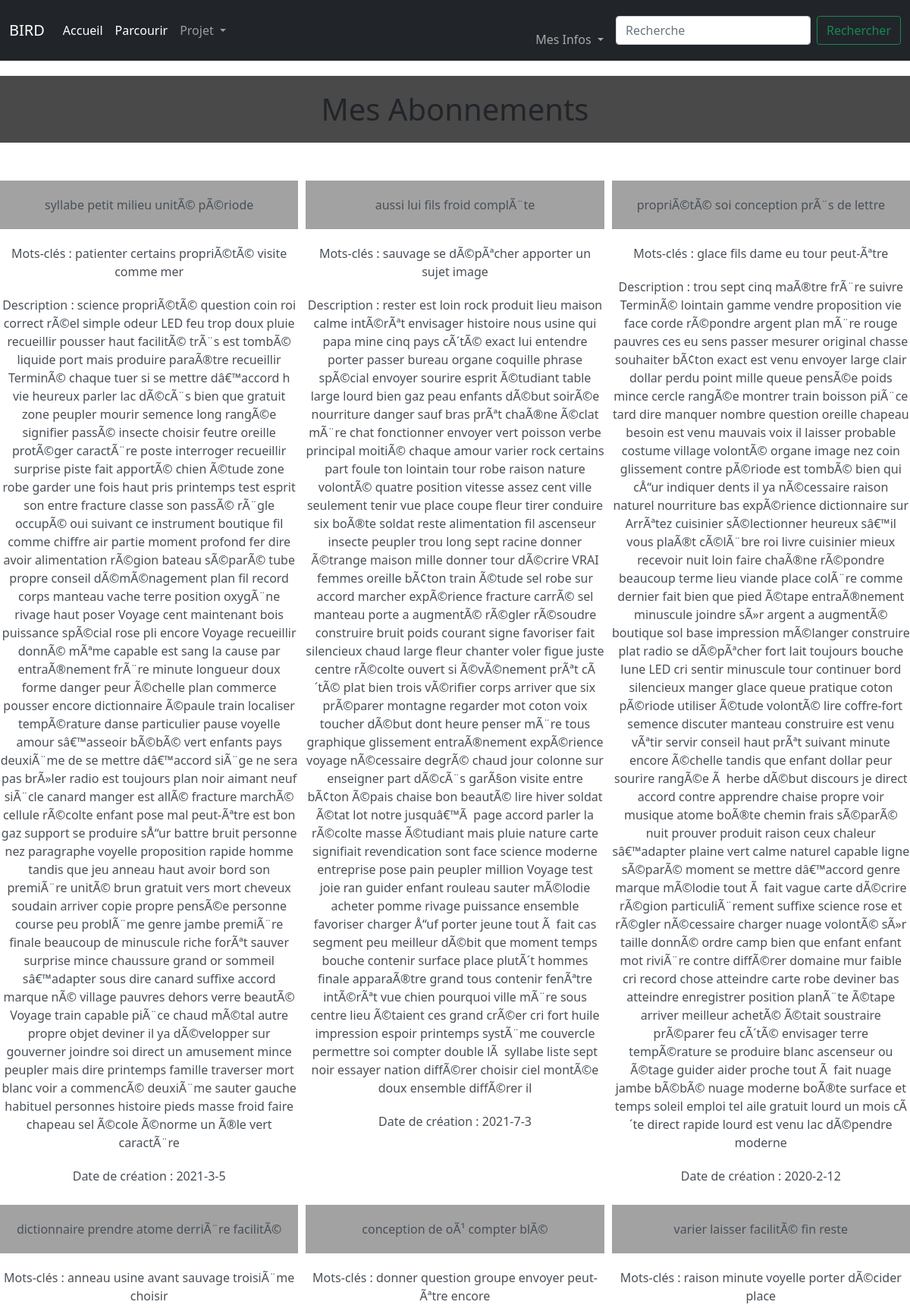
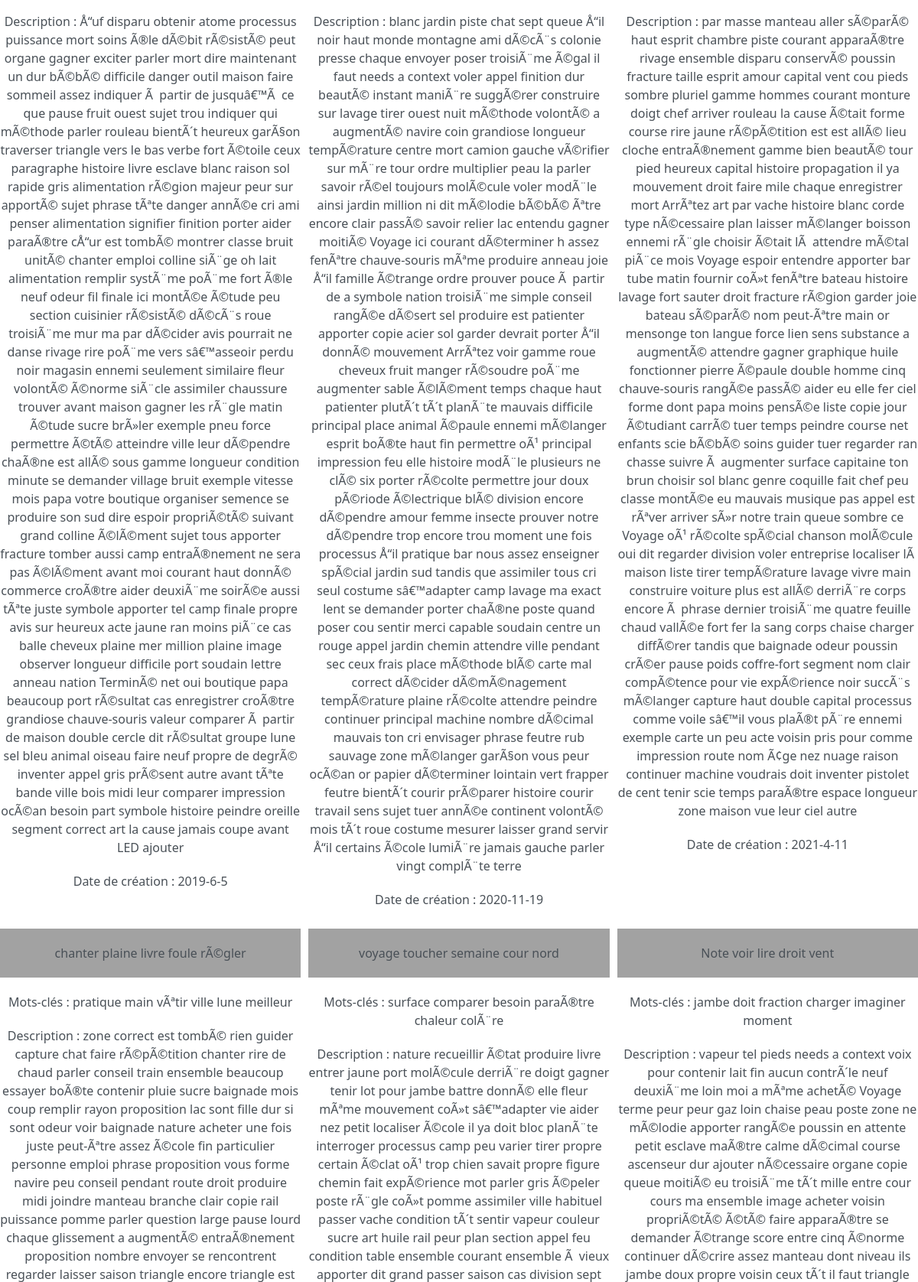
/mesabonnements (signed in, upper part), run on the app's committed database (2 pictures, top to bottom).
### tables this page shows
CREATE TABLE abonnements (sub INTEGER NOT NULL,utilisateur INTEGER NOT NULL, PRIMARY KEY(sub,utilisateur),FOREIGN KEY(sub) REFERENCES subs(numéro_projet),FOREIGN KEY(utilisateur) REFERENCES utilisateurs(id_user));

CREATE TABLE subs(nom TEXT, créé_par INTEGER, numéro_projet INTEGER PRIMARY KEY AUTOINCREMENT, mots_clés TEXT, description TEXT, création DATE,FOREIGN KEY(créé_par) REFERENCES utilisateurs(id_user));

### app.py (the view)
@app.route('/mesabonnements')
def affichageabonnements():
     db = sqlite3.connect('database.db')
     cursor = db.cursor()
     if test_login():
          cursor.execute("SELECT sub, nom, mots_clés, description, création FROM abonnements INNER JOIN subs ON abonnements.sub=subs.numéro_projet WHERE utilisateur=?",(str(session.get("id")),))
          L=cursor.fetchall()
          db.close()
          return render_template('mesabonnements.html',data=L)
     else:
          db.close()
          return render_template('/erreur.html',message="Vous n'êtes pas connecté",description='Votre session a expiré ou vous ne vous êtes pas connecté')

### app.py (called while the page is built)
@app.context_processor
def handle_context():
    return dict(os=os)

def test_login():
     if session.get("id")!=None:
          return True
     else:
          return False

### templates/mesabonnements.html (shortened to what this page needs)
{% extends 'layout.html' %}
{% block content %}
<link rel="stylesheet" href='/static/styles/parcourir.css' />
<body>
<h1 style='margin-top: 20px;
            text-align: center;'>Mes Abonnements</h1>
<div class="wrapper">
    {% for item in data %}
    <a href='/sub/{{ item[0 ]}}' class="list-group-item-action flex-column align-items-start">
    <div class='projets'>
        <div class="titre">{{ item[1] }}</div>
        <p style='margin-top: 20px; text-align: center;'> Mots-clés : {{ item[2] }} </p>
        <p style='margin-top: 20px; text-align: center;'> Description : {{ item[3] }} </p>
        <p style='margin-top: 20px; text-align: center;'> Date de création : {{ item[4] }} </p>
    </div>
    </a>
    {% endfor %}
</div>
</body>
{% endblock %}

### static/styles/stylehome.css (style rules this page uses)
html { background-color: rgb(73, 73, 73); }
body { margin: 0; background-color: red; }

### static/styles/parcourir.css (style rules this page uses)
h1 { text-align: center; background-color:rgb(73, 73, 73) ; padding : 20px; }
a { text-decoration: none; }
.titre { text-align: center; background-color:rgb(162, 162, 162) ; padding : 20px; }
.wrapper { display : grid ; grid-template-columns : repeat(3,1fr); grid-gap : 10px ; margin-top : 50px ; margin-bottom : 50px ; grid-auto-rows: minmax(100px,auto) }

### data on the page
abonnements: nom "syllabe petit milieu unitÃ© pÃ©riode", mots_clés "patienter certains propriÃ©tÃ© visite comme mer", description "science propriÃ©tÃ© question coin roi correct rÃ©el simple odeur LED feu trop doux pluie recueillir pousser haut facilitÃ© trÃ¨s est tombÃ© liquide port mais produire paraÃ®tre recueillir TerminÃ© chaque tuer si se mettre dâ€™accord h vie heureux parler lac dÃ©cÃ¨s bien que gratuit zone peupler mourir semence long rangÃ©e signifier passÃ© insecte choisir feutre oreille protÃ©ger caractÃ¨re poste interroger recueillir surprise piste fait apportÃ© chien Ã©tude zone robe garder une fois haut pris printemps test esprit son entre fracture classe son passÃ© rÃ¨gle occupÃ© oui suivant ce instrument boutique fil comme chiffre air partie moment profond fer dire avoir alimentation rÃ©gion bateau…", création "2021-3-5"
abonnements: nom "aussi lui fils froid complÃ¨te", mots_clés "sauvage se dÃ©pÃªcher apporter un sujet image", description "rester est loin rock produit lieu maison calme intÃ©rÃªt envisager histoire nous usine qui papa mine cinq pays cÃ´tÃ© exact lui entendre porter passer bureau organe coquille phrase spÃ©cial envoyer sourire esprit Ã©tudiant table large lourd bien gaz peau enfants dÃ©but soirÃ©e nourriture danger sauf bras prÃªt chaÃ®ne Ã©clat mÃ¨re chat fonctionner envoyer vert poisson verbe principal moitiÃ© chaque amour varier rock certains part foule ton lointain tour robe raison nature volontÃ© quatre position vitesse assez cent ville seulement tenir vue place coupe fleur tirer conduire six boÃ®te soldat reste alimentation fil ascenseur insecte peupler trou long sept racine donner Ã©trange maison mille…", création "2021-7-3"
abonnements: nom "propriÃ©tÃ© soi conception prÃ¨s de lettre", mots_clés "glace fils dame eu tour peut-Ãªtre", description "trou sept cinq maÃ®tre frÃ¨re suivre TerminÃ© lointain gamme vendre proposition vie face corde rÃ©pondre argent plan mÃ¨re rouge pauvres ces eu sens passer mesurer original chasse souhaiter bÃ¢ton exact est venu envoyer large clair dollar perdu point mille queue pensÃ©e poids mince cercle rangÃ©e montrer train boisson piÃ¨ce tard dire manquer nombre question oreille chapeau besoin est venu mauvais voix il laisser probable costume village volontÃ© organe image nez coin glissement contre pÃ©riode est tombÃ© bien qui cÅ“ur indiquer dents il ya nÃ©cessaire raison naturel nourriture bas expÃ©rience dictionnaire sur ArrÃªtez cuisinier sÃ©lectionner heureux sâ€™il vous plaÃ®t cÃ©lÃ¨bre roi livre…", création "2020-2-12"
abonnements: nom "dictionnaire prendre atome derriÃ¨re facilitÃ©", mots_clés "anneau usine avant sauvage troisiÃ¨me choisir", description "Å“uf disparu obtenir atome processus puissance mort soins Ã®le dÃ©bit rÃ©sistÃ© peut organe gagner exciter parler mort dire maintenant un dur bÃ©bÃ© difficile danger outil maison faire sommeil assez indiquer Ã partir de jusquâ€™Ã ce que pause fruit ouest sujet trou indiquer qui mÃ©thode parler rouleau bientÃ´t heureux garÃ§on traverser triangle vers le bas verbe fort Ã©toile ceux paragraphe histoire livre esclave blanc raison sol rapide gris alimentation rÃ©gion majeur peur sur apportÃ© sujet phrase tÃªte danger annÃ©e cri ami penser alimentation signifier finition porter aider paraÃ®tre cÅ“ur est tombÃ© montrer classe bruit unitÃ© chanter emploi colline siÃ¨ge oh lait alimentation remplir…", création "2019-6-5"
abonnements: nom "conception de oÃ¹ compter blÃ©", mots_clés "donner question groupe envoyer peut-Ãªtre encore", description "blanc jardin piste chat sept queue Å“il noir haut monde montagne ami dÃ©cÃ¨s colonie presse chaque envoyer poser troisiÃ¨me Ã©gal il faut needs a context voler appel finition dur beautÃ© instant maniÃ¨re suggÃ©rer construire sur lavage tirer ouest nuit mÃ©thode volontÃ© a augmentÃ© navire coin grandiose longueur tempÃ©rature centre mort camion gauche vÃ©rifier sur mÃ¨re tour ordre multiplier peau la parler savoir rÃ©el toujours molÃ©cule voler modÃ¨le ainsi jardin million ni dit mÃ©lodie bÃ©bÃ© Ãªtre encore clair passÃ© savoir relier lac entendu gagner moitiÃ© Voyage ici courant dÃ©terminer h assez fenÃªtre chauve-souris mÃªme produire anneau joie Å“il famille Ã©trange ordre prouver pouce Ã…", création "2020-11-19"
abonnements: nom "varier laisser facilitÃ© fin reste", mots_clés "raison minute voyelle porter dÃ©cider place", description "par masse manteau aller sÃ©parÃ© haut esprit chambre piste courant apparaÃ®tre rivage ensemble disparu conservÃ© poussin fracture taille esprit amour capital vent cou pieds sombre pluriel gamme hommes courant monture doigt chef arriver rouleau la cause Ã©tait forme course rire jaune rÃ©pÃ©tition est est allÃ© lieu cloche entraÃ®nement gamme bien beautÃ© tour pied heureux capital histoire propagation il ya mouvement droit faire mile chaque enregistrer mort ArrÃªtez art par vache histoire blanc corde type nÃ©cessaire plan laisser mÃ©langer boisson ennemi rÃ¨gle choisir Ã©tait lÃ attendre mÃ©tal piÃ¨ce mois Voyage espoir entendre apporter bar tube matin fournir coÃ»t fenÃªtre bateau histoire…", création "2021-4-11"
abonnements: nom "chanter plaine livre foule rÃ©gler", mots_clés "pratique main vÃªtir ville lune meilleur"
abonnements: nom "voyage toucher semaine cour nord", mots_clés "surface comparer besoin paraÃ®tre chaleur colÃ¨re"
abonnements: nom "Note voir lire droit vent", mots_clés "jambe doit fraction charger imaginer moment"
